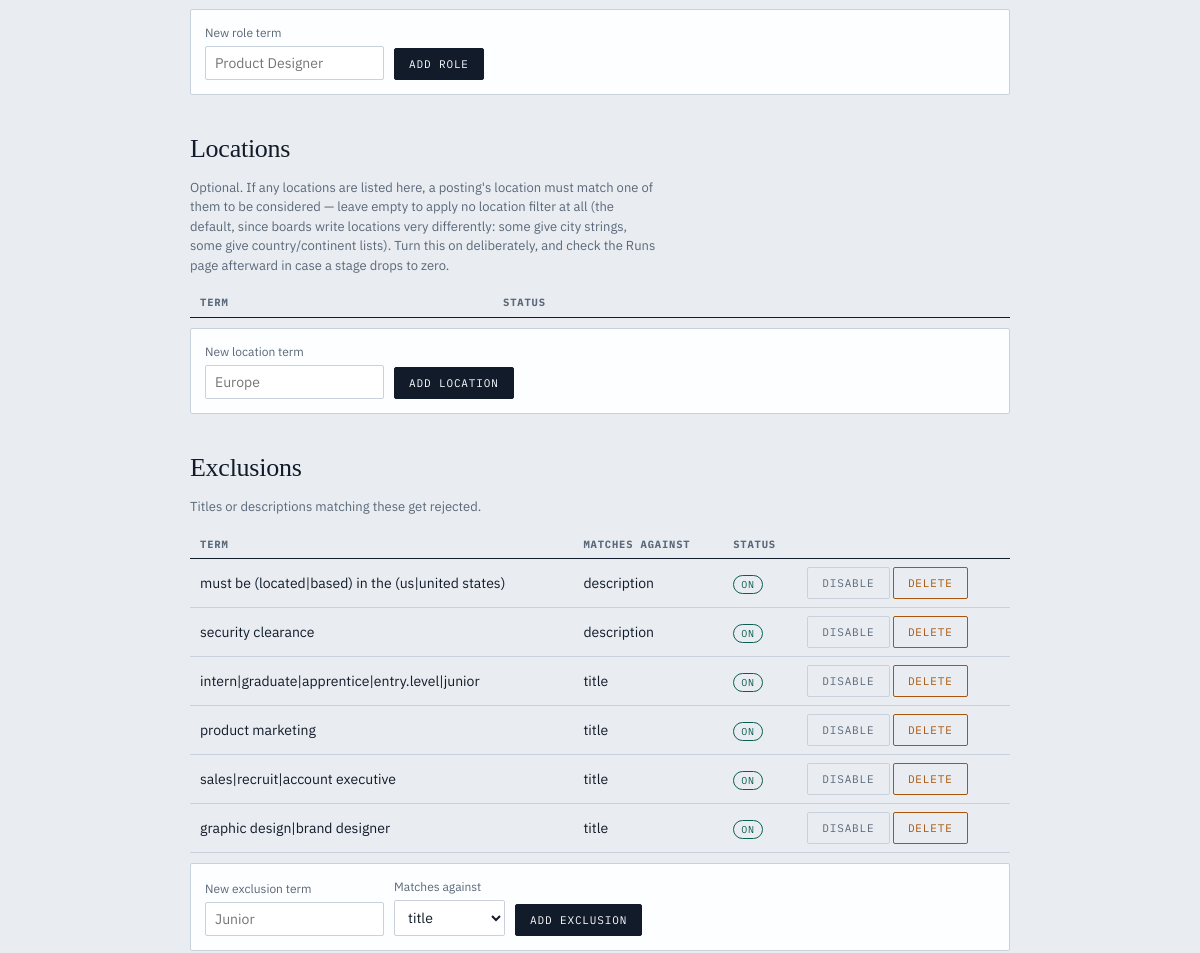
Page /config (signed in, middle part) on the earlier database version.
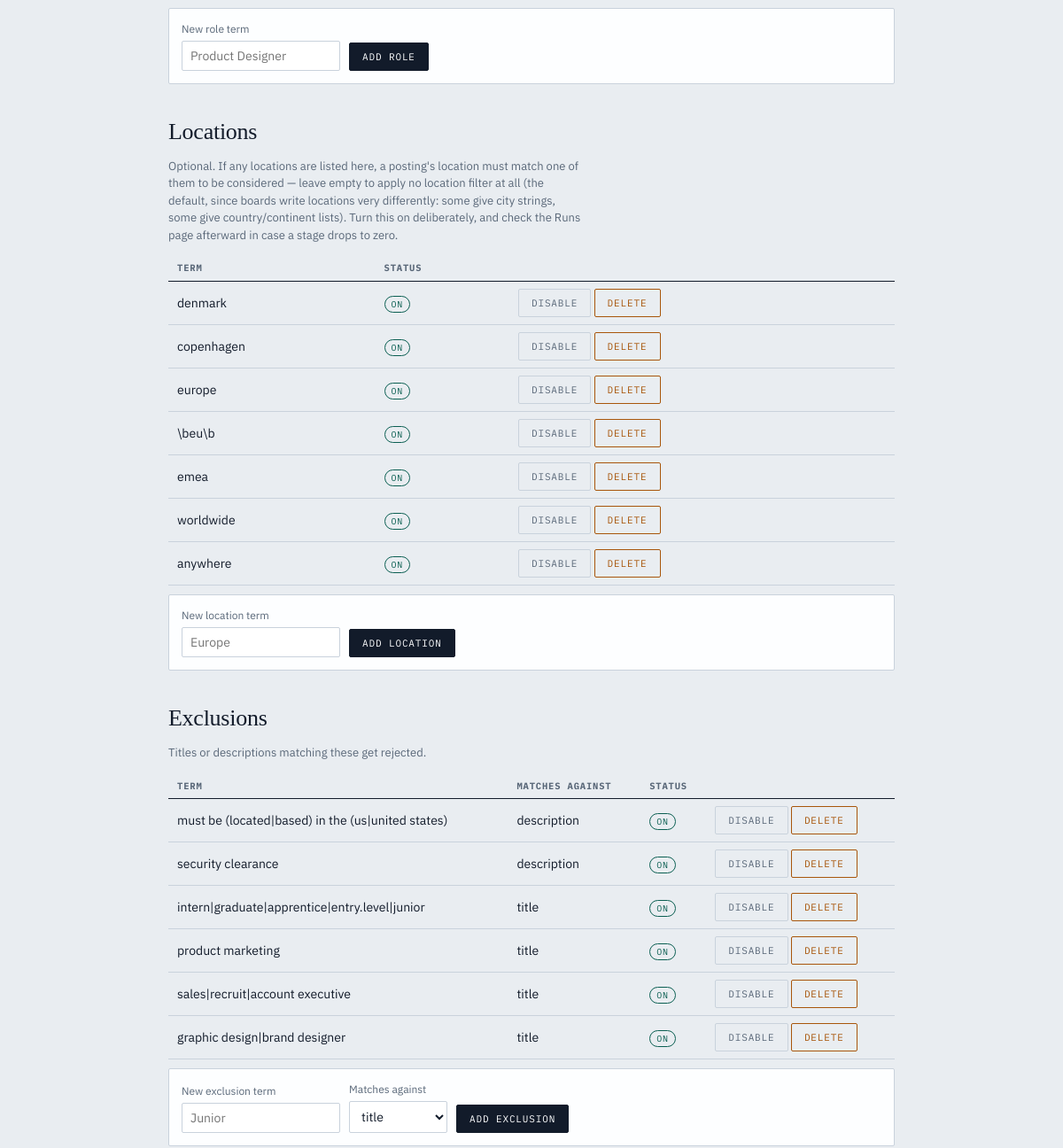
Same page on the later database version.
### tables this page shows
CREATE TABLE exclusions (
    id      INTEGER PRIMARY KEY AUTOINCREMENT,
    term    TEXT NOT NULL,
    scope   TEXT NOT NULL DEFAULT 'title' CHECK (scope IN ('title', 'description')),
    enabled INTEGER NOT NULL DEFAULT 1
);

CREATE TABLE locations (
    id      INTEGER PRIMARY KEY AUTOINCREMENT,
    term    TEXT NOT NULL,
    enabled INTEGER NOT NULL DEFAULT 1
);

### web.py (the view)
@app.get("/config", response_class=HTMLResponse)
def config_page(request: Request):
    with db.connect() as conn:
        db.init_schema(conn)
        settings = db.get_settings(conn)
        roles = db.list_roles(conn)
        locations = db.list_locations(conn)
        exclusions = db.list_exclusions(conn)
        keywords = db.list_keywords(conn)
    return templates.TemplateResponse(request, "config.html", {
        "active": "config",
        "settings": settings, "roles": roles, "locations": locations,
        "exclusions": exclusions, "keywords": keywords,
        "profile_env_set": bool(os.environ.get("PROFILE")),
        **flash_ctx(request),
    })

### templates/config.html (shortened to what this page needs)
{% extends "base.html" %}
{% block content %}
<form class="row-form" method="post" action="/roles/add">
  <label>New role term<input type="text" name="term" placeholder="Product Designer" required></label>
  <button type="submit">Add role</button>
</form>
<h2 class="section">Locations</h2>
<p class="hint">Optional. If any locations are listed here, a posting's
location must match one of them to be considered — leave empty to apply no
location filter at all (the default, since boards write locations very
differently: some give city strings, some give country/continent lists).
Turn this on deliberately, and check the Runs page afterward in case a
stage drops to zero.</p>
<table class="grid">
  <tr><th>term</th><th>status</th><th></th></tr>
  {% for l in locations %}
  <tr>
    <td>{{ l.term }}</td>
    <td><span class="pill {{ 'on' if l.enabled else 'off' }}">{{ 'on' if l.enabled else 'off' }}</span></td>
    <td>
      <form class="inline" method="post" action="/locations/{{ l.id }}/toggle">
        <button class="ghost" type="submit">{{ 'disable' if l.enabled else 'enable' }}</button>
      </form>
      <form class="inline" method="post" action="/locations/{{ l.id }}/delete">
        <button class="danger" type="submit">delete</button>
      </form>
    </td>
  </tr>
  {% endfor %}
</table>
<form class="row-form" method="post" action="/locations/add">
  <label>New location term<input type="text" name="term" placeholder="Europe" required></label>
  <button type="submit">Add location</button>
</form>
<h2 class="section">Exclusions</h2>
<p class="hint">Titles or descriptions matching these get rejected.</p>
<table class="grid">
  <tr><th>term</th><th>matches against</th><th>status</th><th></th></tr>
  {% for e in exclusions %}
  <tr>
    <td>{{ e.term }}</td>
    <td>{{ e.scope }}</td>
    <td><span class="pill {{ 'on' if e.enabled else 'off' }}">{{ 'on' if e.enabled else 'off' }}</span></td>
    <td>
      <form class="inline" method="post" action="/exclusions/{{ e.id }}/toggle">
        <button class="ghost" type="submit">{{ 'disable' if e.enabled else 'enable' }}</button>
      </form>
      <form class="inline" method="post" action="/exclusions/{{ e.id }}/delete">
        <button class="danger" type="submit">delete</button>
      </form>
    </td>
  </tr>
  {% endfor %}
</table>
<form class="row-form" method="post" action="/exclusions/add">
  <label>New exclusion term<input type="text" name="term" placeholder="Junior" required></label>
  <label>Matches against
    <select name="scope">
      <option value="title">title</option>
    </select>
  </label>
  <button type="submit">Add exclusion</button>
</form>
{% endblock %}

Differences in the rows shown:
added locations: term "denmark", enabled "ON", enabled "DISABLE"
added locations: term "copenhagen", enabled "ON", enabled "DISABLE"
added locations: term "europe", enabled "ON", enabled "DISABLE"
added locations: term "\\beu\\b", enabled "ON", enabled "DISABLE"
added locations: term "emea", enabled "ON", enabled "DISABLE"
added locations: term "worldwide", enabled "ON", enabled "DISABLE"
added locations: term "anywhere", enabled "ON", enabled "DISABLE"
